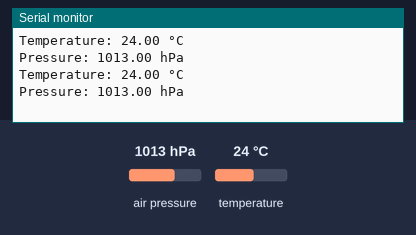
Recording of a sketch running on a simulated Arduino Uno, built with avr-gcc and run on an emulated ATmega328P. Shown: the last lines printed to the serial monitor. Inputs (shaded band) come from the test bench; at power-on: air pressure 1013 hPa, temperature 24 °C.

Above: at 1.8 s.
1.9 s: air pressure set to 952 hPa
At 2.9 s:
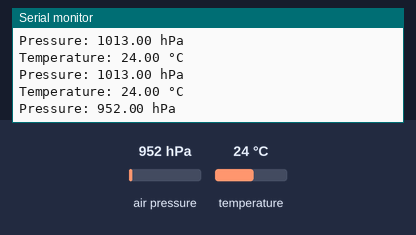
3.4 s: temperature set to 12 °C
At 4.7 s:
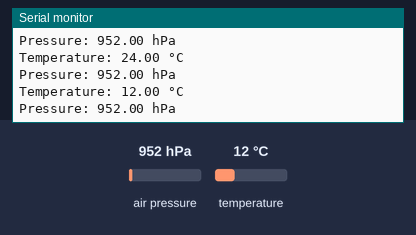
4.9 s: air pressure set to 975 hPa
At 6.0 s:
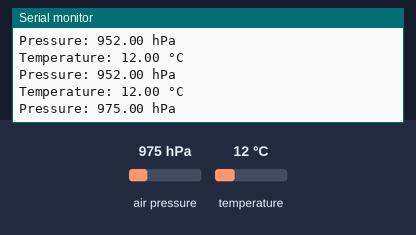
Timing chart, 0 to 7.9 s (numbered marks = the images above; inputs shaded):
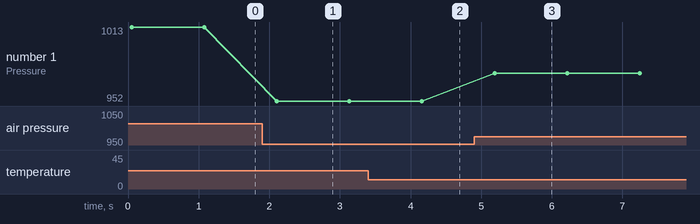

The sketch:

BMP180_APIv2+Serial.ino
```cpp
/*
 * Meteo-v3
 * BMP180
 * BMP180 module is connected to I2C connector. Temperature and
 * pressure are shown on Serial Monitor (9600)
 *
 * made by chiptron.cz (2019)
 *
 * czech website www.chiptron.cz
 * english website www.time4ee.com
 *
 * Adafruit BMP085 library (BMP180 is supported) API v2
 * https://github.com/adafruit/Adafruit_BMP085_Unified
*/
#include <Wire.h>
#include <Adafruit_Sensor.h>
#include <Adafruit_BMP085_U.h>

Adafruit_BMP085_Unified bmp = Adafruit_BMP085_Unified(10085);

// the setup function runs once when you disconnect DTR pin or power the board
void setup() {

  Serial.begin(9600); // initialize Serial monitor with 9600
  bmp.begin();

}

// the loop function runs over and over again forever
void loop() {

  sensors_event_t event;
  bmp.getEvent(&event);

  if(event.pressure)
  {
    float temperature;
    bmp.getTemperature(&temperature);

    Serial.print("Temperature: ");
    Serial.print(temperature);
    Serial.println(" °C");

    Serial.print("Pressure: ");
    Serial.print(event.pressure);
    Serial.println(" hPa");

  }
  delay(1000);  // wait one second

}
```

Measured:
- after the input at 1.9 s, the serial monitor: prints a new line after 0.21 s (image 1)
- after the input at 3.4 s, the serial monitor: prints a new line after 0.74 s (image 2)
- after the input at 4.9 s, the serial monitor: prints a new line after 0.29 s (image 3)
- plotted number 1: 1013 → 952 after the input at 1.9 s, 952 → 975 after the input at 4.9 s
